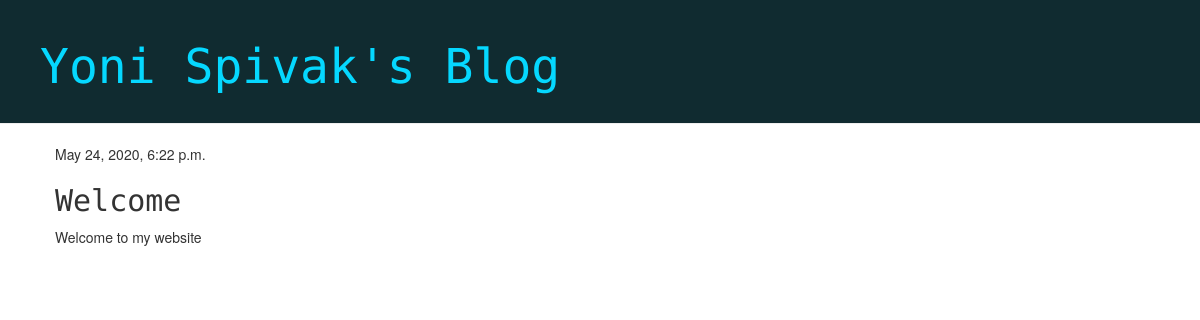
/post/1/, run on an earlier commit of the app's database.
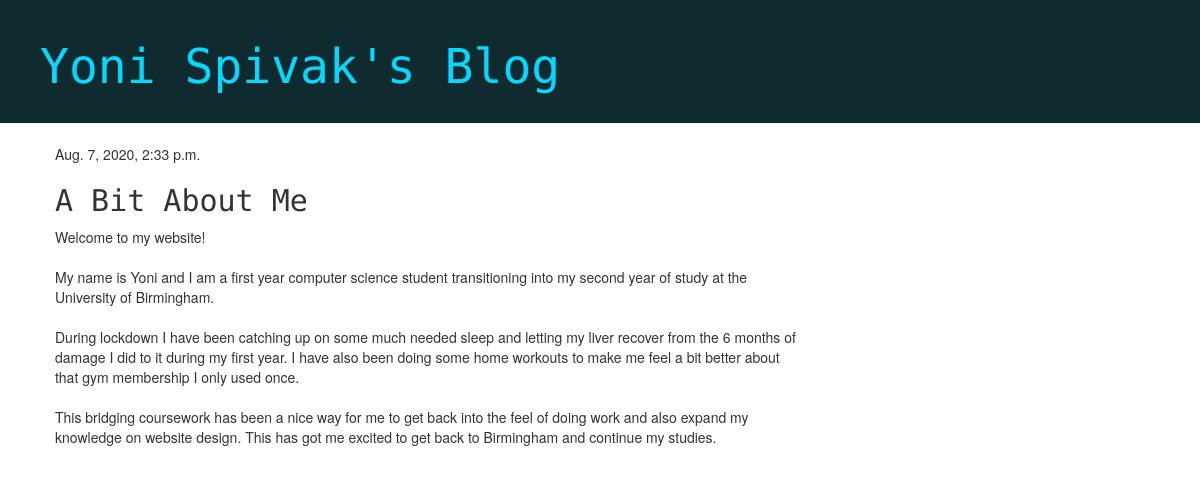
And on a later commit of the database.
### blog/models.py (models this page shows, shortened)
class Post(models.Model):
    author = models.ForeignKey(settings.AUTH_USER_MODEL, on_delete=models.CASCADE)
    title = models.CharField(max_length=200)
    text = models.TextField()
    created_date = models.DateTimeField(default=timezone.now)
    published_date = models.DateTimeField(blank=True, null=True)

### blog/views.py (the view)
# urls.py: path('post/<int:pk>/', views.post_detail, name='post_detail'),
def post_detail(request, pk):
    post = get_object_or_404(Post, pk=pk)
    return render(request, 'blog/post_detail.html', {'post': post})

### blog/templates/blog/post_detail.html (shortened to what this page needs)
{% extends 'blog/base.html' %}
{% block content %}
    <div class="post">
        {% if post.published_date %}
			<div class="date">
				{{ post.published_date }}
			</div>
		{% else %}
			<a class="btn btn-default" href="{% url 'post_publish' pk=post.pk %}">Publish</a>
		{% endif %}
        <h2>{{ post.title }}</h2>
        <p>{{ post.text|linebreaksbr }}</p>
    </div>
{% endblock %}

What changed in the data, as far as the page shows it:
changed Post: published_date "May 24, 2020, 6:22 p.m." → "Aug. 7, 2020, 2:33 p.m."; title "Welcome" → "A Bit About Me"; text "Welcome to my website" → "Welcome to my website! My name is Yoni and I am a first year computer science student transitioning into my second year of study at the University of Birmingham. During lockdown I have been catching up on some much needed sleep and letting my liver recover from the 6 months of damage I did to it during my first year. I have also been doing some home workouts to make me feel a bit better about that gym membership I only used once. This bridging coursework has been a nice way for me to get back into the feel of doing work and also expand my knowledge on website design. This has got me excited to get back to Birmingham and continue my studies."
